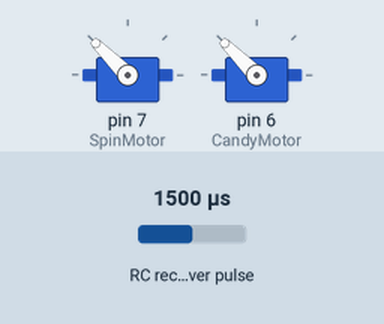
The sketch below on a simulated Arduino Uno, built with avr-gcc and run on an emulated ATmega328P. On the bench: 2 × servo. Wiring (inferred from the names in the program): RC receiver channel: data pin 4. The test bench sets the inputs (shaded band); at power-on: RC receiver pulse 1500 µs.

Above: at 1.2 s.
1.3 s: RC receiver pulse (sensor on pin 4) set to 1487 µs
At 2.3 s:
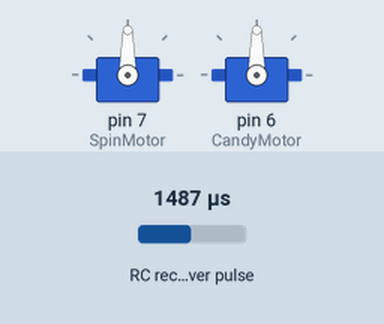
3.3 s: RC receiver pulse (sensor on pin 4) set to 1500 µs
At 3.7 s:
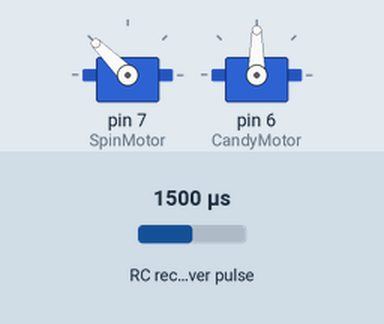
5.3 s: RC receiver pulse (sensor on pin 4) set to 1020 µs
At 6.6 s:
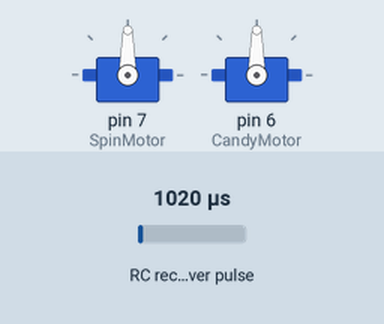
Timing chart, 0 to 8.3 s (numbered marks = the images above; inputs shaded):
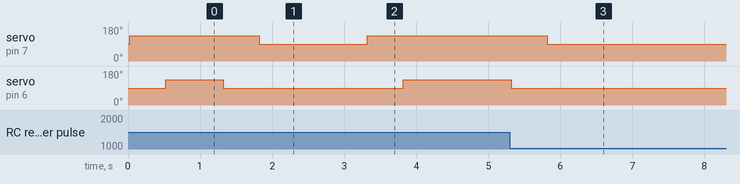

Measured:
- the behaviour switches between 1499 and 1498 µs on RC receiver pulse (sensor on pin 4) (found by bisection; images 0 and 1)
- after the input at 1.3 s, servo on pin 7 (SpinMotor): 135° → 90° after 0.52 s; servo on pin 6 (CandyMotor): 135° → 90° at once
- after the input at 3.3 s, servo on pin 7 (SpinMotor): 90° → 135° at once; servo on pin 6 (CandyMotor): 90° → 135° after 0.52 s
- after the input at 5.3 s, servo on pin 7 (SpinMotor): 135° → 90° after 0.52 s; servo on pin 6 (CandyMotor): 135° → 90° at once

The sketch:

Full_auto_capability_candy_shooting.ino
```cpp
#include <Servo.h>
/* The 'Servo.h' library allows you to control motors and servos by passing any value between
0 and 180 into the "write" method (talon.write() in this program).
For a motor:   0 is full power in one direction,
             180 is full direction in the opposite direction,
              90 is stop.
For a servo:   0 is all the way one direction,
             180 is all the way in the opposite direction,
              90 is the middle.
*/


Servo SpinMotor; //creates servo object for spinning broadcast spreader
Servo CandyMotor; //Creates servo object for roatating motor to dispense candy
int ch5; //input from channel 5 of RC reciever, which is controlled by SWC (Switch C), controls candy shooting

boolean Shoot = false; //boolean to record state of shooting
boolean SpinMotor1 = false; //records whether or not motor is spinning
boolean CandyMotor1 = false; // records whether or not motor is spinning

void setup() {

  pinMode(4, INPUT); // Set pi 4 as input from RC reciever
  SpinMotor.attach(7); //tells arduino to control pin 7 as a servo, which can also control DC motors
  CandyMotor.attach(6);//tells arduino to control pin 6 as a servo, which can also control DC motors

}


void loop() {

  ch5 = pulseIn(4, HIGH, 25000); // Read the pulse width of incoming signal

  // Value when switch on: 1960-1962
  // Value when switch off: 981-982


  if(ch5>1500){//switch is turned on
    Shoot = true;
  }

  if(ch5<1500){//switch is turned off
    Shoot = false;
  }


  if(Shoot == true && SpinMotor1 == false && CandyMotor1 == false){ //starts candy shooting sequence
    SpinMotor1 = true;
    CandyMotor1 = true;

    SpinMotor.write(135); //Spins broadcast spreader
    delay(500); //waits .5 seconds for it to get to full speed

    CandyMotor.write(135); // begins to rotate dispensing candy
  }


  if(Shoot == true && SpinMotor1 == true && CandyMotor1 == true){
    //dont change anything, just keep shootin candy
  }


  if(Shoot == false && SpinMotor1 == true && CandyMotor1 == true){//ends candy shooting sequence

     CandyMotor.write(90); //stops dispensing candy
     delay(500); //waits set amount of time for all candy to be dispensed and shot
     SpinMotor.write(90); //stops spinning broadcast spreader

     SpinMotor1 = false;
     CandyMotor1 = false;
     //stores that motors arent spinning
  }


}
```
